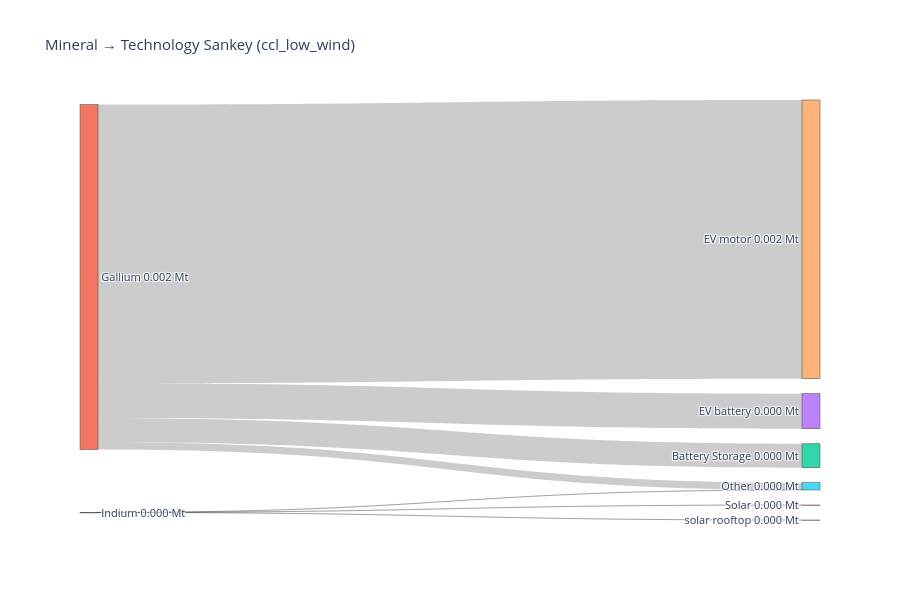

Notebook code cell kept with this figure:
### Code cell
network_key = sample_low_wind
df_merged, totals_Mt = compute_mineral_usage(network_key, n, all_minerals, "Market share current", mineral_intensities, tech_scenarios)

# assuming `criticality` DataFrame exists and includes
# "GeoPolRisk Characterization Factor [eq. Kg-Cu/Kg]" and a mineral name column
plot_mineral_to_tech_sankey(
    df_merged,
    [ 'Indium', 'Gallium'],
    tech_col=None,
    network_name=network_key,
    mode='mass',
    # criticality_df=criticality,
    criticality_min_col=None,   # or the actual mineral name column in your `criticality` DF
    criticality_score_col="GeoPolRisk Characterization Factor [eq. Kg-Cu/Kg]",
    fmt_decimals=3,
    min_tech_share=0.05
)

### Figure 1 — Plotly figure (JSON) as saved in the notebook; plotly's stock layout.template omitted (floating-point values rounded to 4 significant figures)
{"data": [{"link": {"customdata": ["Gallium → Battery Storage: 0.000 Mt", "Gallium → EV battery: 0.000 Mt", "Gallium → EV motor: 0.002 Mt", "Gallium → Other: 0.000 Mt", "Indium → Other: 0.000 Mt", "Indium → Solar: 0.000 Mt", "Indium → solar rooftop: 0.000 Mt"], "hovertemplate": "%{customdata}<extra></extra>", "source": [1, 1, 1, 1, 0, 0, 0], "target": [2, 3, 4, 5, 5, 6, 7], "value": [0.0001487, 0.0002182, 0.001735, 4.564e-05, 2.033e-11, 5e-09, 5e-09]}, "node": {"customdata": [1.002e-08, 0.002148, 0.0001487, 0.0002182, 0.001735, 4.564e-05, 5e-09, 5e-09], "hovertemplate": "%{label}<br>Total: %{customdata:.3f}<extra></extra>", "label": ["Indium\n0.000 Mt", "Gallium\n0.002 Mt", "Battery Storage\n0.000 Mt", "EV battery\n0.000 Mt", "EV motor\n0.002 Mt", "Other\n0.000 Mt", "Solar\n0.000 Mt", "solar rooftop\n0.000 Mt"], "pad": 15, "thickness": 18}, "type": "sankey"}], "layout": {"font": {"size": 11}, "height": 600, "title": {"text": "Mineral → Technology Sankey (ccl_low_wind)"}, "width": 900}}
